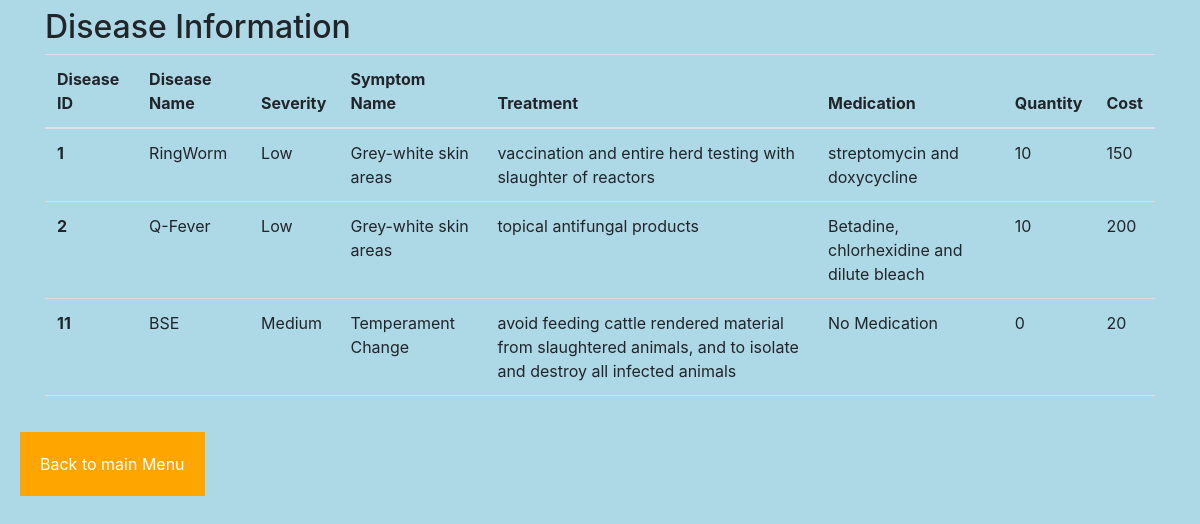
/Medical/DiseaseView.php, run on the app's committed database.
### tables this page shows
CREATE TABLE `Disease_Treatment` (
  `DiseaseID` int(11) NOT NULL,
  `DiseaseName` text NOT NULL,
  `SymSeverID` int(11) NOT NULL,
  `Treatment` text NOT NULL,
  `Medication` text NOT NULL,
  `Quantity` int(11) NOT NULL,
  `Cost` int(11) NOT NULL
);

CREATE TABLE `SymptomSeverityRelationship` (
  `SymSeverID` int(11) NOT NULL,
  `SymptomID` int(11) NOT NULL,
  `Severity` varchar(50) NOT NULL
);

CREATE TABLE `Symptoms` (
  `SymptomID` int(11) NOT NULL,
  `SymptomName` varchar(50) NOT NULL
);

### Medical/DiseaseView.php (the view, shortened to what this page needs)
<?php include '../dbconnect.php'; ?>
<!DOCTYPE html>
<html lang="en">
<head>
    <link rel="stylesheet" href="https://stackpath.bootstrapcdn.com/bootstrap/4.5.2/css/bootstrap.min.css">
</head>
<body>
<div class="container mt-2">
    <div class="row">
        <div class="col-md-12">
            <div class="page-header">
                <h2>Disease Information</h2>
            </div>
        <table class="table">
            <thead>
                <tr>
                    <th>Disease ID</th>
                    <th>Disease Name</th>
                    <th>Severity</th>
                    <th>Symptom Name</th>
                    <th>Treatment</th>
                    <th>Medication</th>
                    <th>Quantity</th>
                    <th>Cost</th>
                </tr>
            </thead>
            <tbody>
                <?php
                    $sql = "SELECT Disease_Treatment.DiseaseID, Disease_Treatment.DiseaseName, SymptomSeverityRelationship.Severity, Symptoms.SymptomName, Disease_Treatment.Treatment, Disease_Treatment.Medication, Disease_Treatment.Quantity, Disease_Treatment.Cost  FROM Disease_Treatment INNER JOIN SymptomSeverityRelationship ON Disease_Treatment.SymSeverID = SymptomSeverityRelationship.SymSeverID INNER JOIN Symptoms ON SymptomSeverityRelationship.SymptomID = Symptoms.SymptomID ORDER BY Disease_Treatment.DiseaseID ASC";
                    $result = mysqli_query($con,$sql);?>
                    <?php if ($result->num_rows > 0): ?>
                    <?php while($array=mysqli_fetch_row($result)): ?>
                    <tr>
                        <th scope="row"><?php echo $array[0];?></th>
                        <td><?php echo $array[1];?></td>
                        <td><?php echo $array[2];?></td>
                        <td><?php echo $array[3];?></td>
                        <td><?php echo $array[4];?></td>
                        <td><?php echo $array[5];?></td>
                        <td><?php echo $array[6];?></td>
                        <td><?php echo $array[7];?></td>
                    <?php endwhile; ?>
                <?php endif; ?>
            </tbody>
      </table>
      </div>
    </div>
</div>
<form method='post' action=''>
<input type='submit' value='Back to main Menu' name='Main'>&nbsp;&nbsp;
</form>
</body>
</html>

### Medical/DiseaseView.php (style rules this page uses)
table { border-collapse: collapse; width: 100%; }
th, td { padding: 8px; text-align: left; border-bottom: 1px solid #ddd; }
body { background-color: lightblue; }
input[type= submit] { background-color: orange; border: none; text-decoration: none; color: white; padding: 20px 20px; margin: 20px 20px; cursor: pointer; }

### data on the page
disease_treatment: DiseaseID "1", DiseaseName "RingWorm", SymSeverID.Severity "Low", symptoms.SymptomName "Grey-white skin areas", Treatment "vaccination and entire herd testing with slaughter of reactors", Medication "streptomycin and doxycycline", Quantity "10", Cost "150"
disease_treatment: DiseaseID "2", DiseaseName "Q-Fever", SymSeverID.Severity "Low", symptoms.SymptomName "Grey-white skin areas", Treatment "topical antifungal products", Medication "Betadine, chlorhexidine and dilute bleach", Quantity "10", Cost "200"
disease_treatment: DiseaseID "11", DiseaseName "BSE", SymSeverID.Severity "Medium", symptoms.SymptomName "Temperament Change", Treatment "avoid feeding cattle rendered material from slaughtered animals, and to isolate and destroy all infected animals", Medication "No Medication", Quantity "0", Cost "20"
